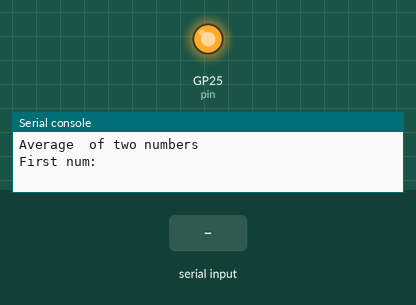
Recording of a program running on a simulated Raspberry Pi Pico running MicroPython. On the bench: output pins drawn as LEDs (lit = HIGH), the last lines printed to the serial console. Dashed ring = blinking. The test bench sets the inputs (shaded band).

Above: at 1.2 s.
1.3 s: "5" typed at the serial console, then Enter
At 2.5 s:
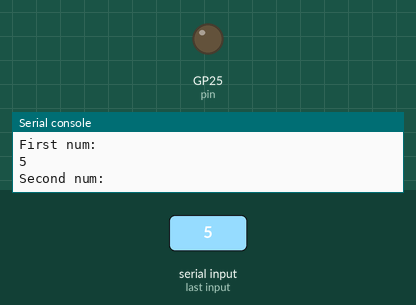
2.8 s: "90" typed at the serial console, then Enter
At 3.6 s:
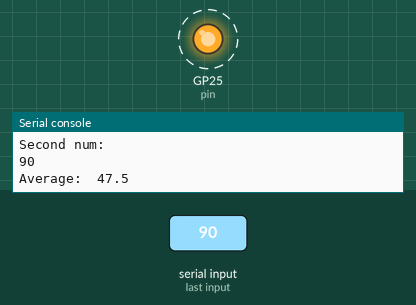
Timing chart, 0 to 10.3 s (numbered marks = the images above; inputs shaded):
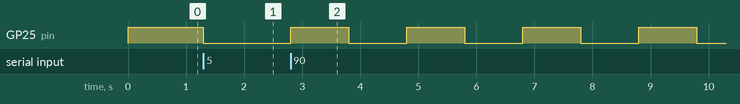

The program:

average.py
```python
from machine import Pin
from utime import sleep

pin = Pin("LED", Pin.OUT)

print('Average  of two numbers')
pin.value(1)
n1 = float(input('First num: '))
pin.value(0)
n2 = float(input('Second num: '))

print('Average: ', (n1 + n2)/2)
while True:
    try:
        pin.toggle()
        sleep(1) # sleep 1sec
    except KeyboardInterrupt:
        break
pin.off()
print("Finished.")
```

Measured:
- after the input at 1.3 s, GP25 (pin): HIGH → LOW at once
- after the input at 2.8 s, GP25 (pin): alternates HIGH for 1.0 s and LOW for 1.0 s, starting at once
